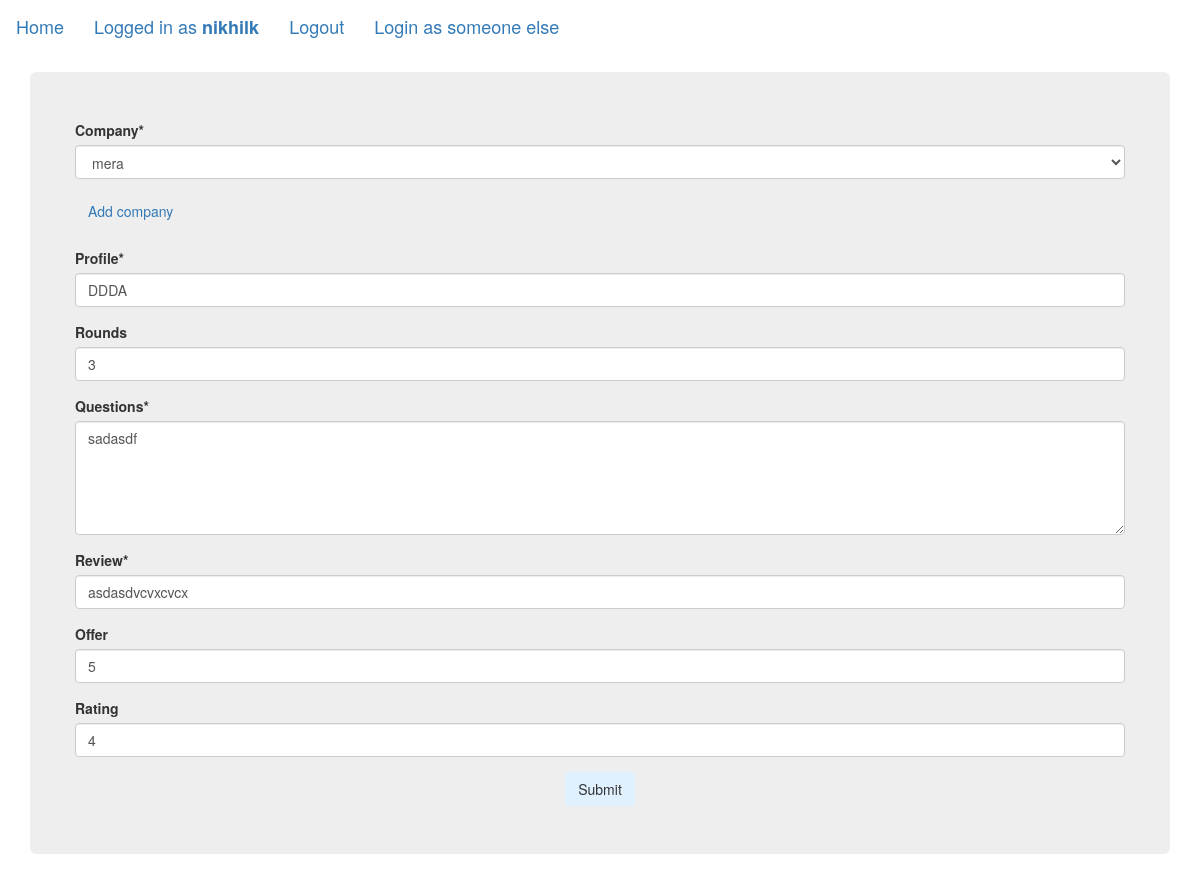
Screenshot of /allResponses/1/update (signed in) with the database file from the repository.
### responseForum/models.py (models this page shows, shortened)
class InterviewResponse(models.Model):
    company = models.ForeignKey(Company,on_delete=models.CASCADE)
    profile = models.CharField(max_length=200)
    name = models.ForeignKey(User,on_delete=models.CASCADE)
    rounds = models.IntegerField(blank=True, null=True)
    questions = models.CharField(max_length=1000000)
    review = models.CharField(max_length=1000000)
    offer = models.IntegerField(blank=True, null=True)
    rating = models.IntegerField(blank=True, null=True)
    timestamp = models.DateTimeField(default=timezone.now)
    likes=models.IntegerField(default=0)

### responseForum/views.py (the view)
# urls.py: path('allResponses/<int:response_id>/update', views.update_resposne, name='update_response'),
@login_required
def update_resposne(request, response_id):
    instance = get_object_or_404(InterviewResponse, id=response_id)
    form = ResponseForm(request.POST or None, instance=instance)
    if request.method == "POST":
        if form.is_valid and instance.name.pk == request.user.pk:
            form.save()
            return redirect('index')
    return render(request, 'responseForum/responseForm.html/', {'form': form})

### responseForum/forms.py (shortened to what this page needs)
class ResponseForm(ModelForm):
    class Meta:
        model = InterviewResponse
        fields = ('company','profile','rounds','questions','review','offer','rating')
        widgets = {
            'questions': Textarea(attrs={'rows': 5}),
        }

### responseForum/models.py (called while the page is built)
    def __str__(self):
        return str(self.name)

### responseForum/templates/responseForum/responseForm.html (shortened to what this page needs)
{% block content%}
<!DOCTYPE html>
<html lang="en">
<head>
    <link rel="stylesheet" href="https://maxcdn.bootstrapcdn.com/bootstrap/3.4.1/css/bootstrap.min.css">
</head>
<body>
  <nav class="navbar navbar-expand-md navbar-dark fixed-top bg-dark">
    {% if not user.is_authenticated %}
    <a class="navbar-brand" href=" {% url 'index'  %} ">Home</a>
    <a class="navbar-brand" href=" {% url 'login'  %}">Login</a>
    <a class="navbar-brand" href=" {% url 'register'  %}">Signup</a>
    {% else %}
    <a class="navbar-brand" href=" {% url 'index'  %} ">Home</a>
    <a class="navbar-brand">Logged in as <strong>{{ user.get_username }}</strong> </a>
    <a class="navbar-brand" href=" {% url 'logout'  %} ">Logout</a>
    <a class="navbar-brand" href=" {% url 'login'  %} ">Login as someone else</a>
    {% endif %}
  </nav>
  {% load crispy_forms_tags %}
        <main role="main" class="container">
          <div class="jumbotron">
            <form method="post">
            <div class="row">
                <div>
                  {{ form.company|as_crispy_field }}
                  <a class="btn btn-secondary" href="{% url 'add_company' %}" role="button" >Add company</a>
                </div>
                <br>
                <div>{{ form.profile|as_crispy_field }}</div>
                <div>{{ form.rounds|as_crispy_field }}</div>
                <div>{{ form.questions|as_crispy_field }}</div>
                <div>{{ form.review|as_crispy_field }}</div>
                <div>{{ form.offer|as_crispy_field }}</div>
                <div>{{ form.rating|as_crispy_field }}</div>
            </div>
                <center>
                    {% if user.is_authenticated %}
                        <input class="btn btn-secondary btn-outline-success submitBtn" style="background-color: rgb(223, 240, 255);"type="submit" name="submit" value="Submit" id="submit">
                    {% else %}
                        <a href="{% url 'login' %}">
                            <button type="button" class="btn btn-outline-danger" href="{% url 'login'  %}">Login to save information</button>
                        </a>
                    {% endif %}
                </center>
            </form>
          </div>
        </main>
</body>
</html>
{% endblock %}

### rows the page displays
InterviewResponse: company "mera", profile "DDDA", rounds "3", questions "sadasdf", review "asdasdvcvxcvcx", offer "5", rating "4"

### other values shown
{{ user.get_username }} "nikhilk"
